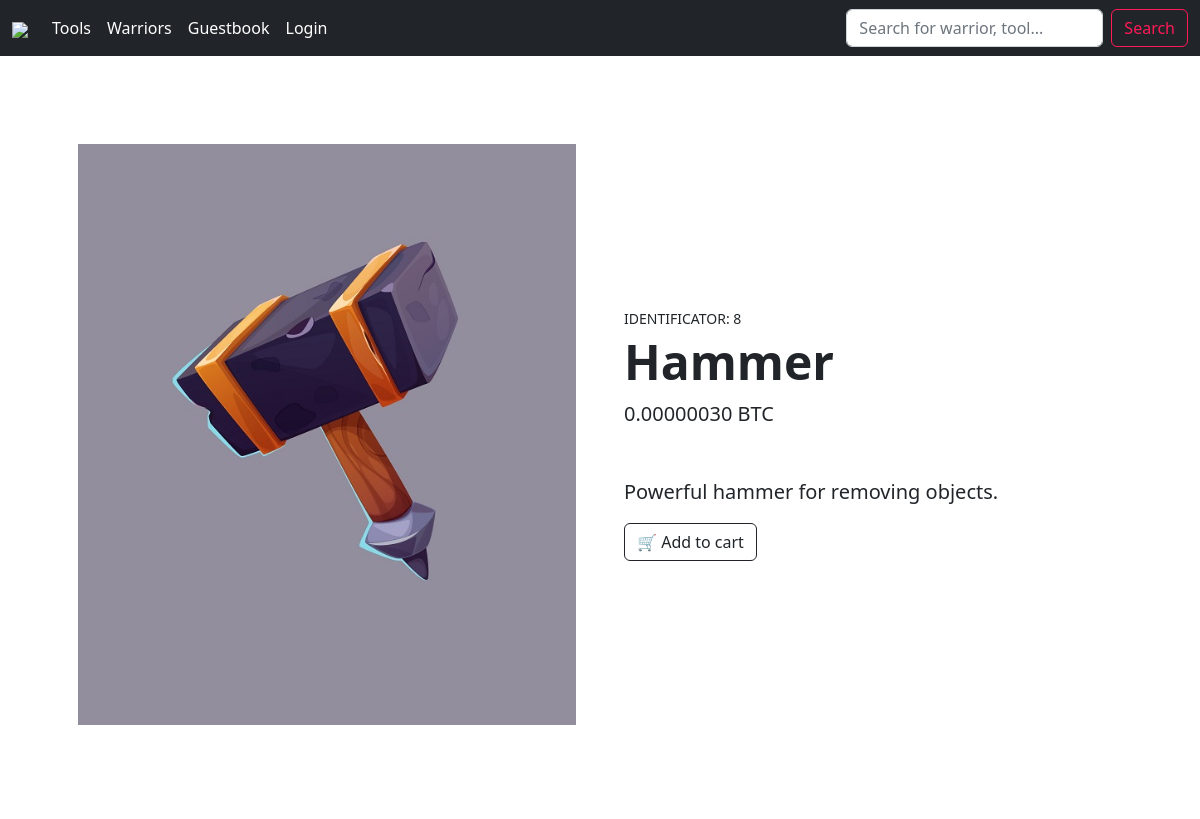
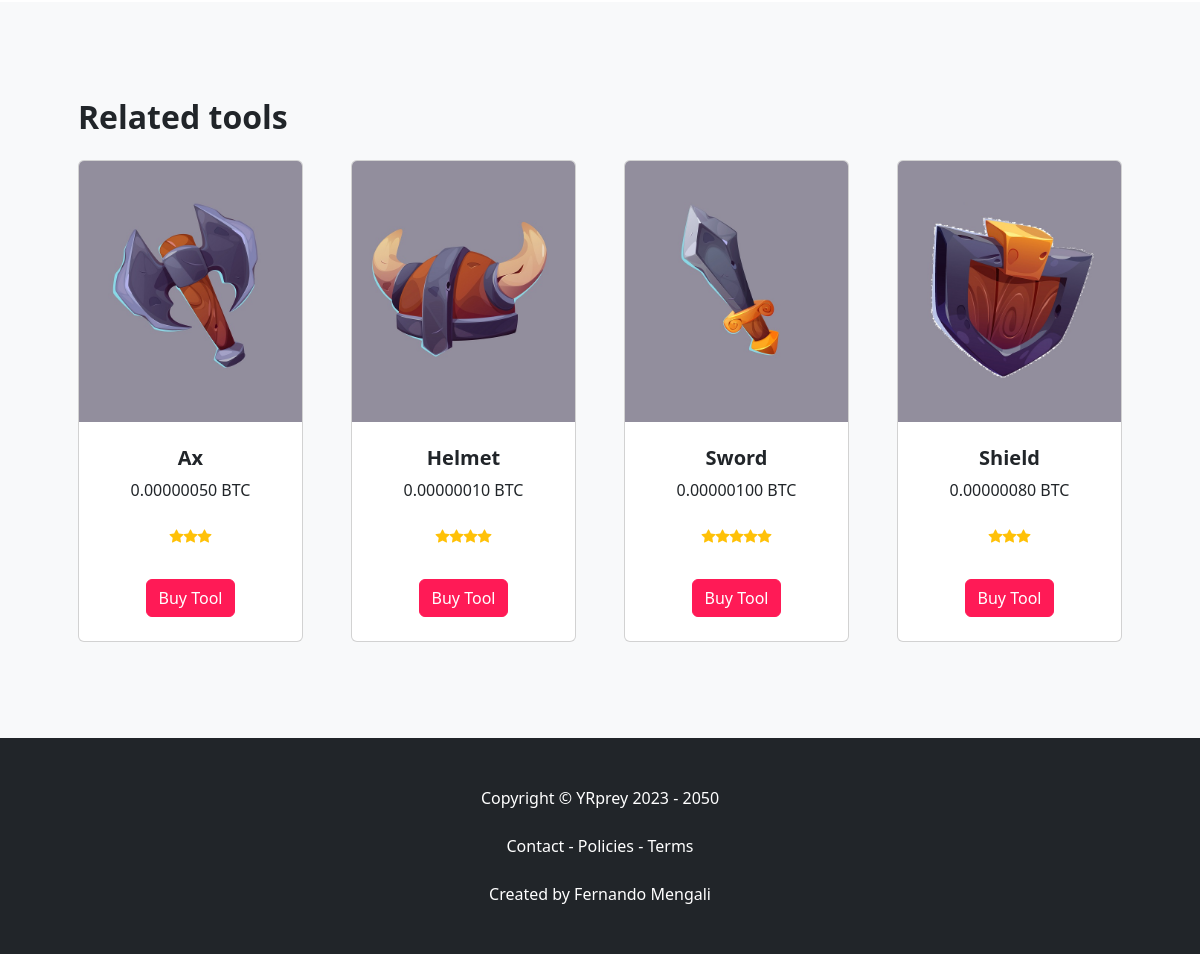
/tools.php?id=8, run on the app's committed database (2 pictures, top to bottom).
### tables this page shows
CREATE TABLE `tool` (
  `id` int(11) NOT NULL,
  `name` text NOT NULL,
  `category` text NOT NULL,
  `price` text NOT NULL,
  `description` text NOT NULL,
  `img` text NOT NULL,
  `estrelas` int(255) NOT NULL
);

### tools.php (the view, shortened to what this page needs)
<!DOCTYPE html>
<html lang="en">
    <head>
        <link href="https://cdn.jsdelivr.net/npm/bootstrap-icons@1.5.0/font/bootstrap-icons.css" rel="stylesheet" />
        <link href="css/styles.css" rel="stylesheet" />
    </head>
    <?php
    include("database.php");
    if (isset($_GET["id"]) AND $_GET["id"] != "") {
      $id = $_GET["id"];
    }
    else {
      $id = "6";
    }
    ?>
    <body>
        <?php
include("nav.php");
?>
<?php
                $query  = "SELECT * FROM tool where id = '".$id."'";
                $results = mysqli_query($mysqli, $query) or die(mysqli_error($mysqli));
                    $row = mysqli_fetch_assoc($results);
                        $id = $row["id"];
                        $name = $row["name"];
                        $img = $row["img"];
                        $price = $row["price"];
                        $description = $row["description"];
                    ?>
        <section class="py-5">
            <div class="container px-4 px-lg-5 my-5">
                <div class="row gx-4 gx-lg-5 align-items-center">
                    <div class="col-md-6"><img class="card-img-top mb-5 mb-md-0" src="img/<?php echo $img; ?>" alt="..." /></div>
                    <div class="col-md-6">
                        <div class="small mb-1"><?php echo "IDENTIFICATOR: $id"; ?></div>
                        <h1 class="display-5 fw-bolder"><?php echo $name; ?></h1>
                        <div class="fs-5 mb-5">
                            <span><?php echo $price; ?> BTC</span>
                        </div>
                        <p class="lead"><?php echo $description; ?></p>
                        <div class="d-flex">
                            <form action="buy.php" method="GET">
                                    <input class="btn btn-outline-dark flex-shrink-0" type="submit" value="&#128722; Add to cart">
                            </form>
                        </div>
                    </div>
                </div>
            </div>
        </section>
        <section class="py-5 bg-light">
            <div class="container px-4 px-lg-5 mt-5">
                <h2 class="fw-bolder mb-4">Related tools</h2>
                <div class="row gx-4 gx-lg-5 row-cols-2 row-cols-md-3 row-cols-xl-4 justify-content-center">
                <?php
$query  = "SELECT * FROM tool where id <> '".$id."' LIMIT 4";
$results = mysqli_query($mysqli, $query) or die(mysqli_error($mysqli));
    while ($row = mysqli_fetch_assoc($results)) {
        $id = $row["id"];
        $name = $row["name"];
        $img = $row["img"];
        $price = $row["price"];
        $estrelas = $row["estrelas"];
?>
                    <div class="col mb-5">
                        <div class="card h-100">
                            <img class="card-img-top" src="img/<?php echo $img; ?>" alt="..." />
                            <div class="card-body p-4">
                                <div class="text-center">
                                    <h5 class="fw-bolder"><?php echo $name; ?></h5>
                                    <?php echo $price; ?> BTC
                                </div>
                            </div>
                            <div class="d-flex justify-content-center small text-warning mb-2">
                                        <?php echo str_repeat("<div class=\"bi-star-fill\"></div>",$estrelas); ?>
                                    </div><br>
                            <div class="card-footer p-4 pt-0 border-top-0 bg-transparent">
                                <div class="text-center"><a class="btn btn-outline-dark mt-auto" href="tools.php?id=<?php echo $id; ?>" style="background-color: #ff1a56;border-color: #ff1a56;color: #fff;">Buy Tool</a></div>
                            </div>
                        </div>
                    </div>
<?php
    }
    ?>
                    </div>
                </div>
        </section>
<?php
    include("footer.php");
?>
    </body>
</html>

### data on the page
tool: img (picture), id "8", name "Hammer", price "0.00000030", description "Powerful hammer for removing objects."
tool: img (picture), name "Ax", price "0.00000050", estrelas 3 (drawn)
tool: img (picture), name "Helmet", price "0.00000010", estrelas 4 (drawn)
tool: img (picture), name "Sword", price "0.00000100", estrelas 5 (drawn)
tool: img (picture), name "Shield", price "0.00000080", estrelas 3 (drawn)
